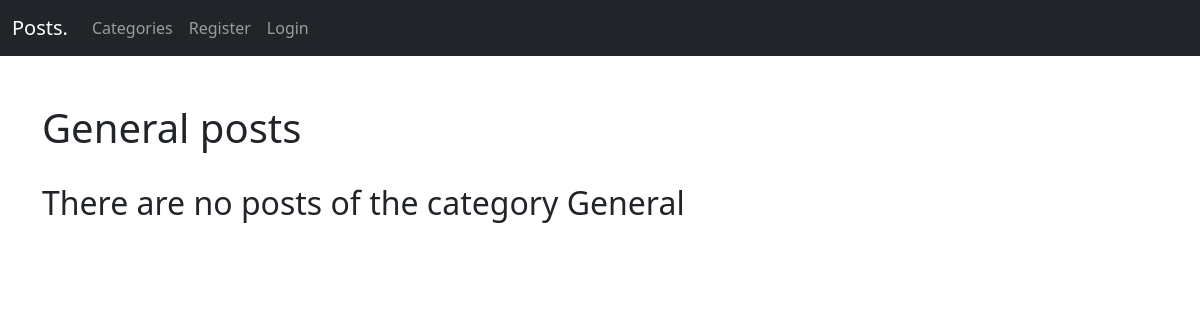
/category/general/, run on an earlier commit of the app's database.
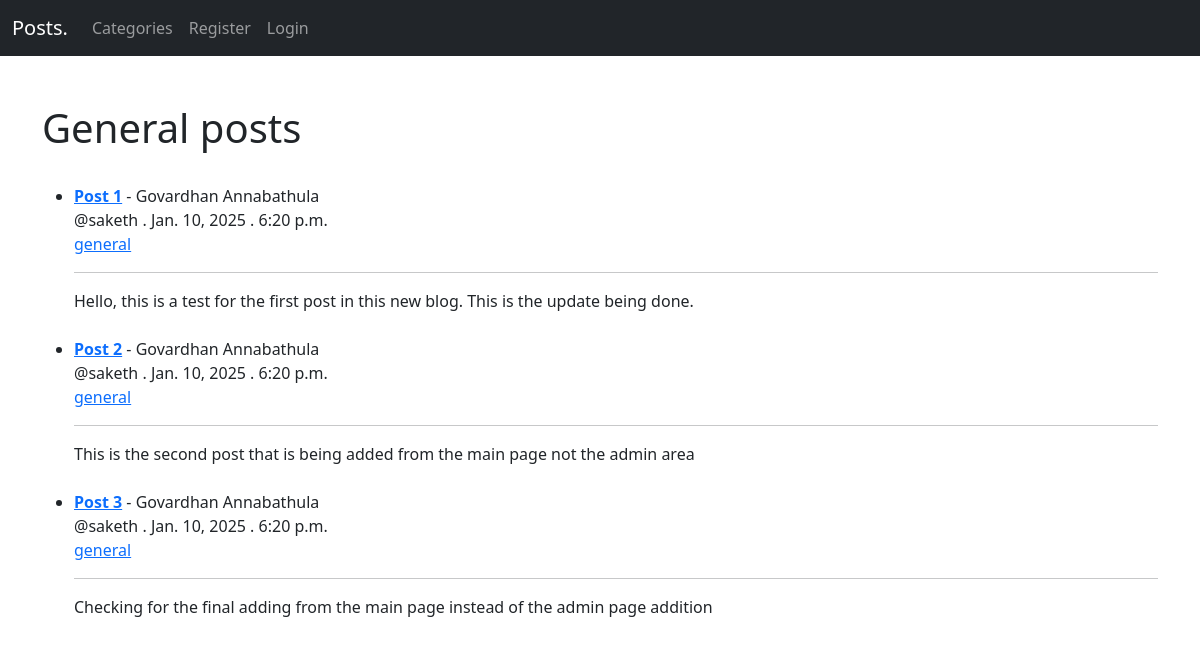
And on a later commit of the database.
### startBlog/models.py (models this page shows, shortened)
class Post(models.Model):
    title = models.CharField(max_length=255)
    author = models.ForeignKey(User, on_delete=models.CASCADE) #If user is deleted then this removes all the posts from the user
    body = models.TextField()
    post_date = models.DateField(auto_now_add=True)
    post_time = models.TimeField(auto_now_add=True)
    category = models.CharField(max_length=255) #make sure that the categories doesn't contain special characters and the letters are always small letters not capital letters
    likes = models.ManyToManyField(User, related_name="blog_likes")

### startBlog/views.py (the view)
# urls.py: path('category/<str:cats>/', views.CategoryView, name="category-view"),
def CategoryView(request, cats):
    category_posts = Post.objects.filter(category=cats.replace('-', ' '))
    return render(request, 'categories.html', {'category_posts': category_posts, 'cats': cats.title().replace('-', ' ')})

### startBlog/templates/categories.html (shortened to what this page needs)
{%  extends 'base.html' %}
{%  block content    %}
<br>
<h1>{{ cats }} posts</h1>
<br>
{% if category_posts %}
    <ul>
        {% for post in category_posts %}
            <li><a href="{% url 'post-detail' post.pk %}"><b>{{  post.title }}</b></a> - {{  post.author.first_name }} {{  post.author.last_name }} <br/>
                @{{  post.author }} . {{ post.post_date }} . {{ post.post_time }}<br/>
                <a href="{% url 'category-view' post.category %}">{{  post.category }}</a><br>
                <hr>
                {{ post.body|slice:":200"|safe }}</li>
            <br>
        {% endfor %}
    </ul>
{% else %}
    <h2>There are no posts of the category {{ cats }}</h2>
{% endif %}
{%  endblock    %}

What changed in the data, as far as the page shows it:
now on this page (row edited): Post: title "Post 1", author.first_name "Govardhan", author.last_name "Annabathula", author "saketh", post_date "Jan. 10, 2025", post_time "6:20 p.m.", category "general", body "Hello, this is a test for the first post in this new blog. This is the update being done."
now on this page (row edited): Post: title "Post 2", author.first_name "Govardhan", author.last_name "Annabathula", author "saketh", post_date "Jan. 10, 2025", post_time "6:20 p.m.", category "general", body "This is the second post that is being added from the main page not the admin area"
now on this page (row edited): Post: title "Post 3", author.first_name "Govardhan", author.last_name "Annabathula", author "saketh", post_date "Jan. 10, 2025", post_time "6:20 p.m.", category "general", body "Checking for the final adding from the main page instead of the admin page addition"
Also different on the page:
{{ cats }}: "General" → (not shown)
text no longer shown: "There are no posts of the category"
